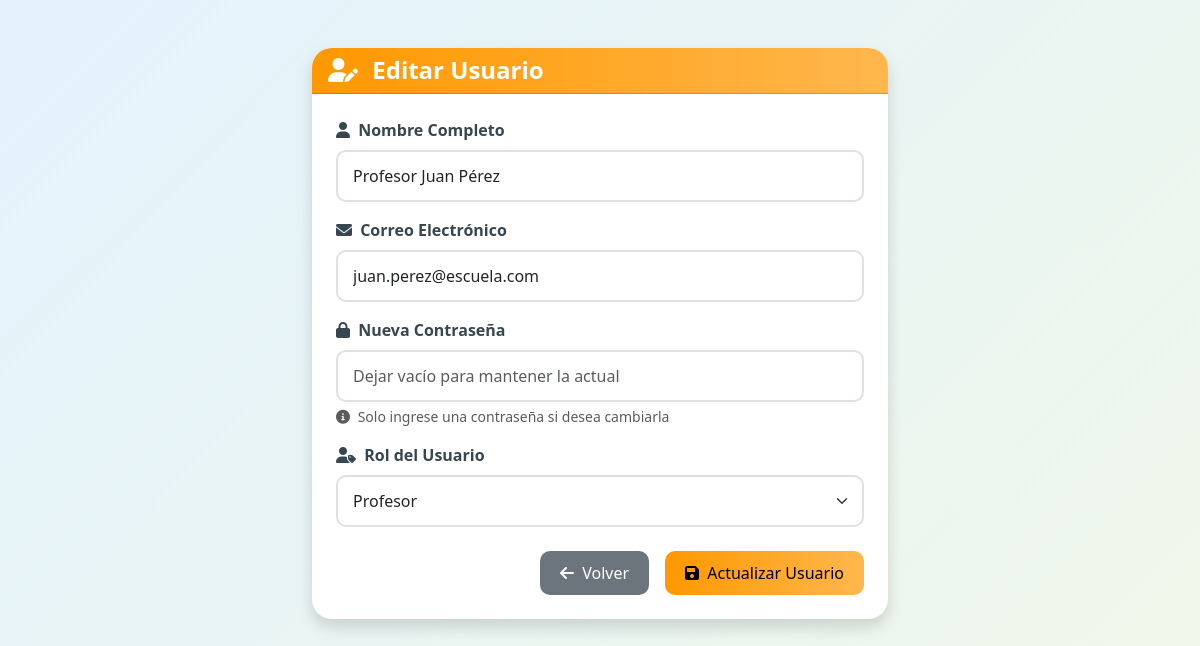
Screenshot of /EditarUsuario.php?id=1 with the database file from the repository.
### tables this page shows
CREATE TABLE `usuarios` (
  `id` int(11) NOT NULL,
  `nombre` varchar(100) NOT NULL,
  `correo` varchar(150) NOT NULL,
  `contrasena` varchar(255) NOT NULL,
  `rol` enum('profesor','alumno') NOT NULL,
  `creado_en` timestamp NULL DEFAULT current_timestamp()
);

### model/Database.php (called while the page is built, shortened)
<?php
class Database
{
  private $host = 'localhost';
  private $port = '3306';
  private $database = 'sistema_cursos';
  private $username = 'root';
  private $password = '';
  private $connection;
  private function connect()
  {
    try {
      $dsn = "mysql:host={$this->host};port={$this->port};dbname={$this->database};charset=utf8mb4";
      $this->connection = new PDO($dsn, $this->username, $this->password);
      $this->connection->setAttribute(PDO::ATTR_ERRMODE, PDO::ERRMODE_EXCEPTION);
      $this->connection->setAttribute(PDO::ATTR_DEFAULT_FETCH_MODE, PDO::FETCH_ASSOC);
    } catch (PDOException $e) {
      throw new Exception("Error de conexión a la base de datos: " . $e->getMessage());
    }
  }
  public function getConnection()
  {
    return $this->connection;
  }
}

### model/Usuario.php (called while the page is built, shortened)
<?php
require_once 'Database.php';
class Usuario
{
  private $connection;
  public function __construct()
  {
    $this->db = new Database();
    $this->connection = $this->db->getConnection();
  }
  public function obtenerPorId($id)
  {
    $query = "SELECT * FROM usuarios WHERE id = :id";
    $stmt = $this->connection->prepare($query);
    $stmt->bindParam(':id', $id);
    $stmt->execute();
    if ($row = $stmt->fetch()) {
      $this->nombre = $row['nombre'];
      $this->correo = $row['correo'];
      $this->rol = $row['rol'];
      return true;
    }
    return false;
  }
}

### EditarUsuario.php (the view, shortened to what this page needs)
<?php
require_once 'model/Usuario.php';
$id = $_GET['id'] ?? null;
$usuario = new Usuario();
if (!$id || !$usuario->obtenerPorId($id)) {
  echo 'Usuario no encontrado.';
  exit;
}
?>
<!DOCTYPE html>
<html lang="es">
<head>
  <link href="https://cdn.jsdelivr.net/npm/bootstrap@5.3.2/dist/css/bootstrap.min.css" rel="stylesheet">
  <link href="https://cdnjs.cloudflare.com/ajax/libs/font-awesome/6.0.0/css/all.min.css" rel="stylesheet">
</head>
<body>
  <div class="container py-5">
    <div class="card shadow">
      <div class="card-header text-white">
        <h4 class="mb-0">
          <i class="fas fa-user-edit me-2"></i>
          Editar Usuario
        </h4>
      </div>
      <div class="card-body p-4">
        <form method="POST">
          <div class="mb-3">
            <label for="nombre" class="form-label">
              <i class="fas fa-user me-1"></i>
              Nombre Completo
            </label>
            <input type="text" id="nombre" name="nombre" class="form-control"
              value="<?= htmlspecialchars($usuario->nombre) ?>"
              placeholder="Ingrese el nombre completo" required>
          </div>
          <div class="mb-3">
            <label for="correo" class="form-label">
              <i class="fas fa-envelope me-1"></i>
              Correo Electrónico
            </label>
            <input type="email" id="correo" name="correo" class="form-control"
              value="<?= htmlspecialchars($usuario->correo) ?>"
              placeholder="ejemplo@correo.com" required>
          </div>
          <div class="mb-3">
            <label for="contrasena" class="form-label">
              <i class="fas fa-lock me-1"></i>
              Nueva Contraseña
            </label>
            <input type="password" id="contrasena" name="contraseña" class="form-control"
              placeholder="Dejar vacío para mantener la actual">
            <div class="form-text">
              <i class="fas fa-info-circle me-1"></i>
              Solo ingrese una contraseña si desea cambiarla
            </div>
          </div>
          <div class="mb-4">
            <label for="rol" class="form-label">
              <i class="fas fa-user-tag me-1"></i>
              Rol del Usuario
            </label>
            <select id="rol" name="rol" class="form-select" required>
              <option value="profesor" <?= $usuario->rol === 'profesor' ? 'selected' : '' ?>>
                <i class="fas fa-chalkboard-teacher"></i> Profesor
              </option>
            </select>
          </div>
          <div class="d-grid gap-2 d-md-flex justify-content-md-end">
            <a href="AddRoles.php" class="btn btn-secondary me-md-2">
              <i class="fas fa-arrow-left me-1"></i>
              Volver
            </a>
            <button type="submit" class="btn btn-warning">
              <i class="fas fa-save me-1"></i>
              Actualizar Usuario
            </button>
          </div>
        </form>
      </div>
    </div>
  </div>
</body>
</html>

### EditarUsuario.php (style rules this page uses)
body { background: linear-gradient(135deg, #e3f2fd, #f1f8e9); font-family: 'Segoe UI', Tahoma, Geneva, Verdana, sans-serif; min-height: 100vh; }
.card { border: none; border-radius: 20px; overflow: hidden; box-shadow: 0 10px 30px rgba(0, 0, 0, 0.1); }
.card-header { background: linear-gradient(90deg, #ff9800, #ffb74d); color: white; }
.btn-warning { background: linear-gradient(90deg, #ff9800, #ffb74d); border: none; border-radius: 10px; padding: 10px 20px; font-weight: 500; }
.btn-secondary { background-color: #6c757d; border: none; border-radius: 10px; padding: 10px 20px; font-weight: 500; }
.form-select, .form-control { border-radius: 10px; border: 2px solid #e0e0e0; padding: 12px 15px; transition: all 0.3s ease; }
.form-label { font-weight: 600; color: #37474f; margin-bottom: 8px; }
h4 { font-weight: bold; }
.container { max-width: 600px; }

### rows the page displays
usuarios: nombre "Profesor Juan Pérez", correo "juan.perez@escuela.com", rol "Profesor"
